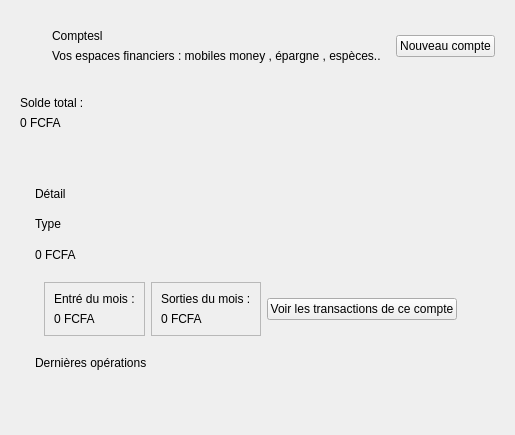
<?xml version="1.0" encoding="UTF-8"?>
<ui version="4.0">
 <class>AccountsPage</class>
 <widget class="QWidget" name="AccountsPage">
  <property name="geometry">
   <rect>
    <x>0</x>
    <y>0</y>
    <width>515</width>
    <height>435</height>
   </rect>
  </property>
  <property name="windowTitle">
   <string>Form</string>
  </property>
  <layout class="QVBoxLayout" name="verticalLayout_6">
   <item>
    <widget class="QWidget" name="headerRow" native="true">
     <layout class="QHBoxLayout" name="horizontalLayout">
      <item>
       <spacer name="horizontalSpacer">
        <property name="orientation">
         <enum>Qt::Horizontal</enum>
        </property>
        <property name="sizeHint" stdset="0">
         <size>
          <width>58</width>
          <height>20</height>
         </size>
        </property>
       </spacer>
      </item>
      <item>
       <widget class="QWidget" name="titleBlock" native="true">
        <layout class="QVBoxLayout" name="verticalLayout">
         <item>
          <widget class="QLabel" name="lblTitle">
           <property name="text">
            <string>Comptesl</string>
           </property>
          </widget>
         </item>
         <item>
          <widget class="QLabel" name="lblSubtitle">
           <property name="text">
            <string>Vos espaces financiers : mobiles money , épargne , espèces..</string>
           </property>
          </widget>
         </item>
        </layout>
       </widget>
      </item>
      <item>
       <widget class="QPushButton" name="btnNewAccount">
        <property name="text">
         <string>Nouveau compte</string>
        </property>
       </widget>
      </item>
     </layout>
    </widget>
   </item>
   <item>
    <widget class="QWidget" name="totalCard" native="true">
     <layout class="QVBoxLayout" name="verticalLayout_2">
      <item>
       <widget class="QLabel" name="lblTotalCaption">
        <property name="text">
         <string>Solde total :</string>
        </property>
       </widget>
      </item>
      <item>
       <widget class="QLabel" name="lblTotalValue">
        <property name="text">
         <string>0 FCFA</string>
        </property>
       </widget>
      </item>
      <item>
       <widget class="QFrame" name="balanceBar">
        <property name="minimumSize">
         <size>
          <width>0</width>
          <height>12</height>
         </size>
        </property>
        <property name="maximumSize">
         <size>
          <width>16777215</width>
          <height>12</height>
         </size>
        </property>
        <property name="frameShape">
         <enum>QFrame::NoFrame</enum>
        </property>
        <property name="frameShadow">
         <enum>QFrame::Raised</enum>
        </property>
       </widget>
      </item>
     </layout>
    </widget>
   </item>
   <item>
    <widget class="QWidget" name="bodyRow" native="true">
     <layout class="QHBoxLayout" name="horizontalLayout_3">
      <item>
       <widget class="QWidget" name="accountsPanel" native="true">
        <property name="sizePolicy">
         <sizepolicy hsizetype="Expanding" vsizetype="Preferred">
          <horstretch>0</horstretch>
          <verstretch>0</verstretch>
         </sizepolicy>
        </property>
       </widget>
      </item>
      <item>
       <widget class="QFrame" name="detailCard">
        <property name="minimumSize">
         <size>
          <width>340</width>
          <height>0</height>
         </size>
        </property>
        <property name="frameShape">
         <enum>QFrame::NoFrame</enum>
        </property>
        <property name="frameShadow">
         <enum>QFrame::Raised</enum>
        </property>
        <layout class="QVBoxLayout" name="verticalLayout_5">
         <item>
          <widget class="QLabel" name="lblDetailTitle">
           <property name="text">
            <string>Détail</string>
           </property>
          </widget>
         </item>
         <item>
          <widget class="QLabel" name="lblDetailType">
           <property name="text">
            <string>Type</string>
           </property>
          </widget>
         </item>
         <item>
          <widget class="QLabel" name="lblDetailBalance">
           <property name="text">
            <string>0 FCFA</string>
           </property>
          </widget>
         </item>
         <item>
          <widget class="QWidget" name="inOutRow" native="true">
           <layout class="QHBoxLayout" name="horizontalLayout_2">
            <item>
             <widget class="QFrame" name="inBox">
              <property name="frameShape">
               <enum>QFrame::StyledPanel</enum>
              </property>
              <property name="frameShadow">
               <enum>QFrame::Raised</enum>
              </property>
              <layout class="QVBoxLayout" name="verticalLayout_3">
               <item>
                <widget class="QLabel" name="lblInCaption">
                 <property name="text">
                  <string>Entré du mois :</string>
                 </property>
                </widget>
               </item>
               <item>
                <widget class="QLabel" name="lblIn">
                 <property name="text">
                  <string>0 FCFA</string>
                 </property>
                </widget>
               </item>
              </layout>
             </widget>
            </item>
            <item>
             <widget class="QFrame" name="outBox">
              <property name="frameShape">
               <enum>QFrame::StyledPanel</enum>
              </property>
              <property name="frameShadow">
               <enum>QFrame::Raised</enum>
              </property>
              <layout class="QVBoxLayout" name="verticalLayout_4">
               <item>
                <widget class="QLabel" name="label">
                 <property name="text">
                  <string>Sorties du mois :</string>
                 </property>
                </widget>
               </item>
               <item>
                <widget class="QLabel" name="lblOut">
                 <property name="text">
                  <string>0 FCFA</string>
                 </property>
                </widget>
               </item>
              </layout>
             </widget>
            </item>
            <item>
             <widget class="QPushButton" name="btnSeeTransactions">
              <property name="text">
               <string>Voir les transactions de ce compte</string>
              </property>
             </widget>
            </item>
           </layout>
          </widget>
         </item>
         <item>
          <widget class="QLabel" name="lblLastOps">
           <property name="text">
            <string>Dernières opérations</string>
           </property>
          </widget>
         </item>
         <item>
          <widget class="QWidget" name="lastOpsBox" native="true"/>
         </item>
        </layout>
       </widget>
      </item>
      <item>
       <spacer name="verticalSpacer">
        <property name="orientation">
         <enum>Qt::Vertical</enum>
        </property>
        <property name="sizeHint" stdset="0">
         <size>
          <width>20</width>
          <height>244</height>
         </size>
        </property>
       </spacer>
      </item>
     </layout>
    </widget>
   </item>
  </layout>
 </widget>
 <resources/>
 <connections/>
</ui>
